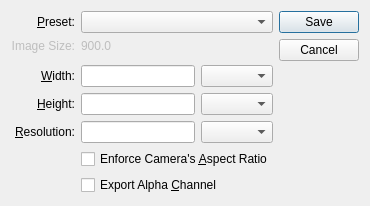
<?xml version="1.0" encoding="UTF-8"?>
<ui version="4.0">
 <class>CanvasExporter</class>
 <widget class="QDialog" name="CanvasExporter">
  <property name="geometry">
   <rect>
    <x>0</x>
    <y>0</y>
    <width>346</width>
    <height>193</height>
   </rect>
  </property>
  <property name="windowTitle">
   <string>Capture Canvas as Image</string>
  </property>
  <layout class="QGridLayout" name="gridLayout">
   <item row="4" column="0">
    <widget class="QLabel" name="heightLabel">
     <property name="text">
      <string>&amp;Height:</string>
     </property>
     <property name="alignment">
      <set>Qt::AlignRight|Qt::AlignTrailing|Qt::AlignVCenter</set>
     </property>
     <property name="buddy">
      <cstring>heightLineEdit</cstring>
     </property>
    </widget>
   </item>
   <item row="1" column="1" colspan="2">
    <widget class="QLabel" name="sizeInfoLabel">
     <property name="enabled">
      <bool>false</bool>
     </property>
     <property name="text">
      <string>900.0</string>
     </property>
    </widget>
   </item>
   <item row="0" column="1" colspan="2">
    <widget class="QComboBox" name="presetsComboBox">
     <property name="font">
      <font>
       <family>Courier New</family>
      </font>
     </property>
    </widget>
   </item>
   <item row="0" column="3" rowspan="8">
    <widget class="QDialogButtonBox" name="buttonBox">
     <property name="orientation">
      <enum>Qt::Vertical</enum>
     </property>
     <property name="standardButtons">
      <set>QDialogButtonBox::Cancel|QDialogButtonBox::Save</set>
     </property>
    </widget>
   </item>
   <item row="0" column="0">
    <widget class="QLabel" name="presetLabel">
     <property name="text">
      <string>&amp;Preset:</string>
     </property>
     <property name="alignment">
      <set>Qt::AlignRight|Qt::AlignTrailing|Qt::AlignVCenter</set>
     </property>
     <property name="buddy">
      <cstring>presetsComboBox</cstring>
     </property>
    </widget>
   </item>
   <item row="1" column="0">
    <widget class="QLabel" name="sizeLabel">
     <property name="enabled">
      <bool>false</bool>
     </property>
     <property name="text">
      <string>Image Size:</string>
     </property>
     <property name="alignment">
      <set>Qt::AlignRight|Qt::AlignTrailing|Qt::AlignVCenter</set>
     </property>
    </widget>
   </item>
   <item row="3" column="2">
    <widget class="QComboBox" name="widthUnitComboBox"/>
   </item>
   <item row="4" column="2">
    <widget class="QComboBox" name="heightUnitComboBox"/>
   </item>
   <item row="6" column="1" colspan="2">
    <widget class="QCheckBox" name="aspectCheckBox">
     <property name="text">
      <string>Enforce Camera's &amp;Aspect Ratio</string>
     </property>
    </widget>
   </item>
   <item row="5" column="0">
    <widget class="QLabel" name="resolutionLabel">
     <property name="text">
      <string>&amp;Resolution:</string>
     </property>
     <property name="alignment">
      <set>Qt::AlignRight|Qt::AlignTrailing|Qt::AlignVCenter</set>
     </property>
     <property name="buddy">
      <cstring>resolutionLineEdit</cstring>
     </property>
    </widget>
   </item>
   <item row="5" column="2">
    <widget class="QComboBox" name="resolutionUnitComboBox"/>
   </item>
   <item row="7" column="1" colspan="2">
    <widget class="QCheckBox" name="alphaCheckBox">
     <property name="text">
      <string>Export Alpha &amp;Channel</string>
     </property>
    </widget>
   </item>
   <item row="3" column="0">
    <widget class="QLabel" name="widthLabel">
     <property name="text">
      <string>&amp;Width:</string>
     </property>
     <property name="alignment">
      <set>Qt::AlignRight|Qt::AlignTrailing|Qt::AlignVCenter</set>
     </property>
     <property name="buddy">
      <cstring>widthLineEdit</cstring>
     </property>
    </widget>
   </item>
   <item row="8" column="0" colspan="4">
    <spacer name="verticalSpacer">
     <property name="orientation">
      <enum>Qt::Vertical</enum>
     </property>
     <property name="sizeHint" stdset="0">
      <size>
       <width>20</width>
       <height>40</height>
      </size>
     </property>
    </spacer>
   </item>
   <item row="4" column="1">
    <widget class="QLineEdit" name="heightLineEdit"/>
   </item>
   <item row="5" column="1">
    <widget class="QLineEdit" name="resolutionLineEdit"/>
   </item>
   <item row="3" column="1">
    <widget class="QLineEdit" name="widthLineEdit"/>
   </item>
  </layout>
 </widget>
 <tabstops>
  <tabstop>presetsComboBox</tabstop>
  <tabstop>widthLineEdit</tabstop>
  <tabstop>widthUnitComboBox</tabstop>
  <tabstop>heightLineEdit</tabstop>
  <tabstop>heightUnitComboBox</tabstop>
  <tabstop>resolutionLineEdit</tabstop>
  <tabstop>resolutionUnitComboBox</tabstop>
  <tabstop>aspectCheckBox</tabstop>
  <tabstop>alphaCheckBox</tabstop>
  <tabstop>buttonBox</tabstop>
 </tabstops>
 <resources/>
 <connections>
  <connection>
   <sender>buttonBox</sender>
   <signal>accepted()</signal>
   <receiver>CanvasExporter</receiver>
   <slot>accept()</slot>
   <hints>
    <hint type="sourcelabel">
     <x>248</x>
     <y>254</y>
    </hint>
    <hint type="destinationlabel">
     <x>157</x>
     <y>274</y>
    </hint>
   </hints>
  </connection>
  <connection>
   <sender>buttonBox</sender>
   <signal>rejected()</signal>
   <receiver>CanvasExporter</receiver>
   <slot>reject()</slot>
   <hints>
    <hint type="sourcelabel">
     <x>316</x>
     <y>260</y>
    </hint>
    <hint type="destinationlabel">
     <x>286</x>
     <y>274</y>
    </hint>
   </hints>
  </connection>
 </connections>
</ui>
